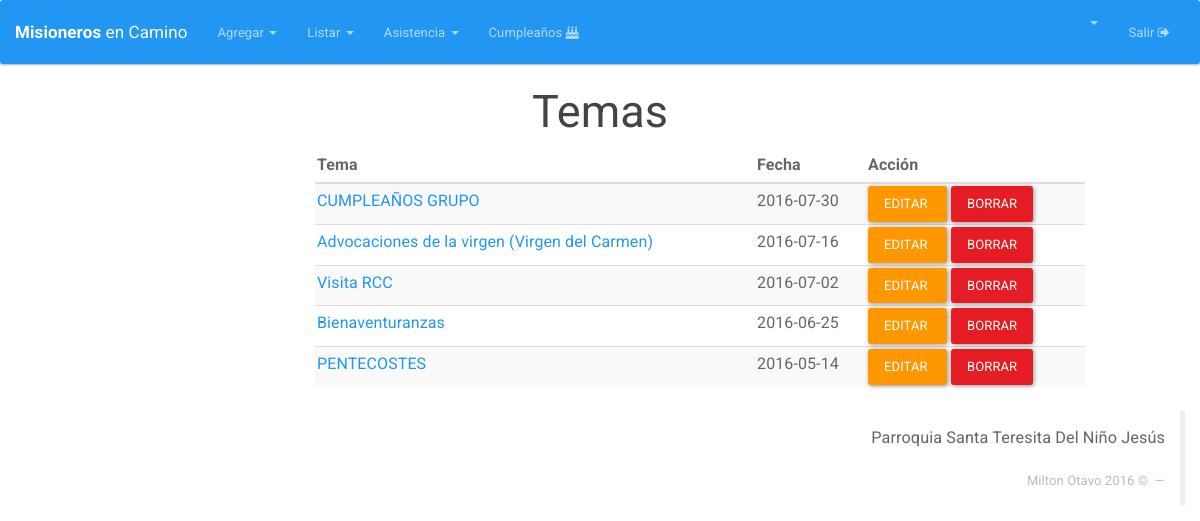
/Temas (signed in), run on an earlier commit of the app's database.
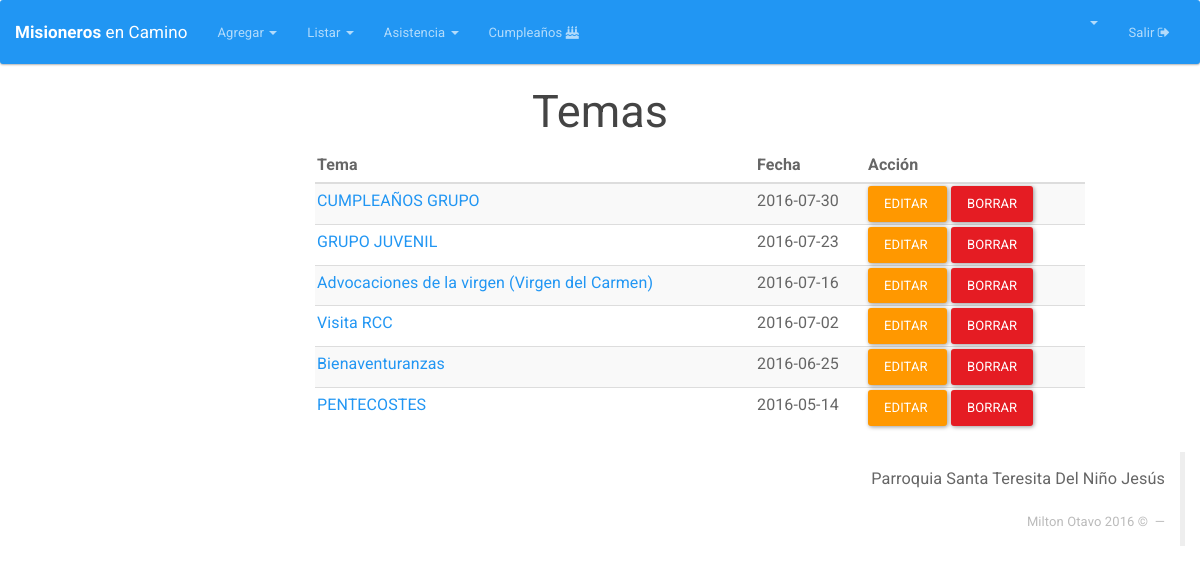
And on a later commit of the database.
### tables this page shows
CREATE TABLE `tema` (
  `ID_TEMA` int(11) NOT NULL,
  `TEMA` varchar(50) NOT NULL,
  `DESCRIPCION` text NOT NULL,
  `FECHA` date DEFAULT NULL,
  `USUARIOLOG` bigint(11) NOT NULL,
  `FECHALOG` timestamp NOT NULL DEFAULT CURRENT_TIMESTAMP ON UPDATE CURRENT_TIMESTAMP
);

### Core/Config/Request.php (called while the page is built)
<?php namespace Core\Config;
class Request{
	private $controlador;
	private $metodo;
	private $argumento;
	public function __construct(){
		if(isset($_GET['url'])){
			$ruta = filter_input(INPUT_GET, 'url', FILTER_SANITIZE_URL);
			$ruta = explode("/", $ruta);
			$ruta = array_filter($ruta);
			if($ruta[0] == "index.php"){
				$this->controlador = "Login";
			}else{
				$this->controlador = strtolower(array_shift($ruta));
			}
			$this->metodo = strtolower(array_shift($ruta));
			if(!$this->metodo){
				$this->metodo = "index";
			}
			$this->argumento = $ruta;
		}else{
			$this->controlador = "Login";
			$this->metodo = "index";
		}
	}
	public function getControlador(){
		return $this->controlador;
	}
	public function getMetodo(){
		return $this->metodo;
	}
	public function getArgumento(){
		return $this->argumento;
	}
}
?>

### index.php (called while the page is built, shortened)
<?php
if (isset($_SESSION['app_id'])) {
	require_once "Core/Models/Conexion.php";
}
Core\Config\Enrutador::run(new Core\Config\Request());
?>

### Core/Models/Conexion.php (called while the page is built, shortened)
<?php namespace Core\Models;
	class Conexion{
		private $datos= array (
				"host"=>DB_HOST,
				"user"=>DB_USER,
				"pass"=>DB_PASS,
				"db"=>DB_NAME
			);
		private $db;
		public function __construct()
		{
			$this->db = new \mysqli(
					$this->datos['host'],
					$this->datos['user'],
					$this->datos['pass'],
					$this->datos['db']
				);
			$this->db-> set_charset("utf8");
		}
		public function consultaRetorno($sql){
			$datos = $this->db->query($sql);
			return $datos;
		}
	}
 ?>

### Core/Controllers/TemasController.php (called while the page is built, shortened)
<?php namespace Core\Controllers;
class TemasController{
	private $Tema;
	public function __construct(){
		$this->Tema = new Tema();
	}
	public function index(){
		if (!empty($_SESSION['app_id'])) {
			$datos=$this->Tema->listar();
			return $datos;
		}  else {
			header("Location:" . URL . "Integrantes");
		}
	}
}
?>

### Core/Models/Tema.php (called while the page is built, shortened)
<?php namespace Core\Models;
	class Tema {
		private $db;
		public function __construct(){
			$this->db = new Conexion();
		}
		public function listar(){
			$sql="SELECT * from tema order by FECHA desc";
			$datos=$this->db->consultaRetorno($sql);
			return $datos;
		}
	}
 ?>

### HTML/Temas/index.php (the view)
<html>
<head>
  <?php include(HTML_DIR.'/overall/header.php') ?>
</head>
<body>
  <?php include(HTML_DIR.'/overall/nav.php') ?>
  <div id="container">
    <h2 align="center">Temas</h2>
    <div class="">
      <div class="col-md-3"></div>
      <div class="col-md-8">
        <table class="table table-striped table-hover dataTable" id="">
          <thead>
            <tr>
              <th>Tema</th>
              <th>Fecha</th>
              <th>Acción</th>
            </tr>
          </thead>
          <tbody>
            <?php while($row = mysqli_fetch_array($datos)){ ?>
              <tr>
                <td><a style="text-decoration: none;" href="<?php echo URL; ?>Temas/ver/<?php echo $row['ID_TEMA']; ?>"> <?php  echo $row['TEMA']  ?> </a></td>
                <td><?php  echo $row['FECHA']; ?></td>
                <td><a  class="btn btn-warning" href="<?php echo URL; ?>Temas/editar/<?php echo $row['ID_TEMA']; ?>">Editar&nbsp;</a>
                  <a  class="btn btn-danger" onclick="DeleteItem('¿Está seguro de eliminar este familiar?','<?php echo URL; ?>Temas/eliminar/<?php echo $row['ID_TEMA']; ?>')" >Borrar</a>
                </td>
              </tr>
              <?php
            }
            ?>
          </tbody>
        </table>
      </div>
      <div class="col-md-2"></div>
    </div>
  </div>
  <?php include(HTML_DIR.'/overall/footer.php') ?>
</body>
</html>

### Core/Config/Enrutador.php (shortened to what this page needs)
<?php namespace Core\Config;
class Enrutador
{
	public static function run(Request $request){
		$controlador = ucwords($request->getControlador()) . "Controller";
		$ruta = ROOT . "Core". DS . "Controllers" . DS . $controlador .".php";
		$metodo = $request->getMetodo();
		$argumento = $request->getArgumento();
		if(is_readable($ruta)){
			$controlador = new $mostrar;
			if(!isset($argumento) and method_exists($controlador,$metodo) ){
				$datos = call_user_func(array($controlador, $metodo));
			}elseif(method_exists($controlador,$metodo)){
				$datos = call_user_func_array(array($controlador, $metodo), $argumento);
			}
		}
		$ruta = ROOT . "HTML" . DS . ucwords($request->getControlador()) . DS . $request->getMetodo() . ".php";
		if(is_readable($ruta)){
			if (!empty($_SESSION['app_id'])) {
				require_once $ruta;
			} else {
				header("Location:" . URL);
			}
		}else{
			if ($request->getMetodo()!='listarasistencia') {
			}
		}
	}
}
?>

### HTML/overall/header.php (shortened to what this page needs)
<link rel="stylesheet" type="text/css" href="<?php echo URL; ?>Views/bootstrap/css/bootstrap.min.css">
<link rel="stylesheet" href="<?php echo URL; ?>Views/fontawesome/css/font-awesome.min.css">
<link rel="stylesheet" type="text/css" href="<?php echo URL; ?>Views/css/general.css">

### HTML/overall/nav.php (shortened to what this page needs)
<nav class="navbar navbar-inverse">
  <div class="container-fluid">
    <div class="navbar-header">
      <a class="navbar-brand" style="font-size: 17px" href="<?php echo URL; ?>Integrantes"><b>Misioneros</b> en Camino</a>
    </div>
    <div class="collapse navbar-collapse" id="bs-example-navbar-collapse-2">
      <ul class="nav navbar-nav">
        <li class="dropdown">
          <a href="#" class="dropdown-toggle" data-toggle="dropdown" role="button" aria-expanded="false"> Agregar <span class="caret"></span></a>
        </li>
      </ul>
      <ul class="nav navbar-nav">
        <li class="dropdown">
          <a href="#" class="dropdown-toggle" data-toggle="dropdown" role="button" aria-expanded="false"> Listar <span class="caret"></span></a>
        </li>
      </ul>
      <ul class="nav navbar-nav">
        <li class="dropdown">
          <a href="#" class="dropdown-toggle" data-toggle="dropdown" role="button" aria-expanded="false"> Asistencia <span class="caret"></span></a>
        </li>
      </ul>
      <ul class="nav navbar-nav">
       <li><a href="<?php echo URL; ?>birthday"> Cumpleaños  <i class="fa fa-birthday-cake" aria-hidden="true"></i></a></li>
     </ul>
     <ul class="nav navbar-nav navbar-right">
      <li class="dropdown">
        <a href="#" class="dropdown-toggle" data-toggle="dropdown" role="button" aria-expanded="false"> <b><?php echo ucwords(strtolower($_SESSION['nombre'])); ?> </b>  <span class="caret"></span></a>
      </li>
      <li><a href="<?php echo URL; ?>Logout">  Salir  <i class="fa fa-sign-out" aria-hidden="true"></i></a></li>
    </ul>
  </div>
</div>
</nav>

### HTML/overall/footer.php (shortened to what this page needs)
<div class="col-md-12">
  <blockquote  class="blockquote-reverse">
    <p>Parroquia Santa Teresita Del Niño Jesús</p>
    <footer>Milton Otavo <?php echo date("Y"); ?>  &copy; </footer>
  </blockquote>
</div>

What changed in the data, as far as the page shows it:
added tema: TEMA "GRUPO JUVENIL", FECHA "2016-07-23"
